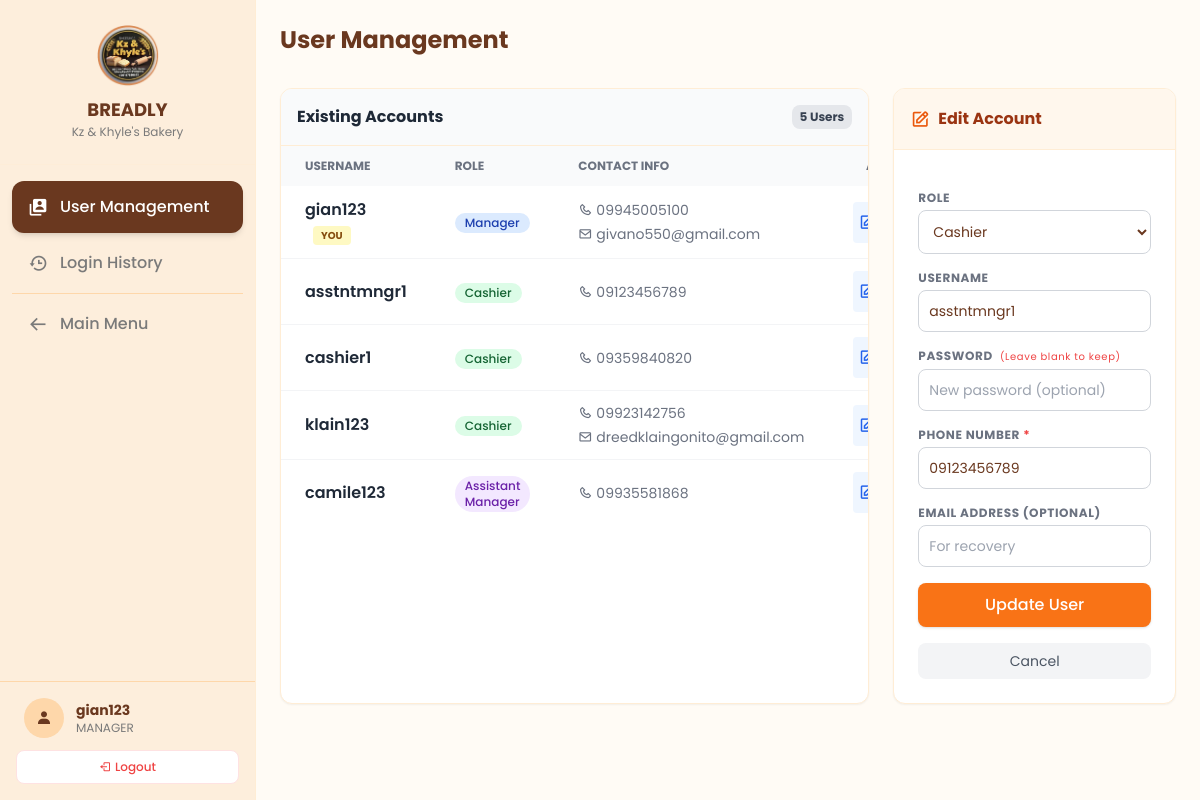
Screenshot of /nav/account_management.php?action=edit&id=6 (signed in) with the database file from the repository.
### tables this page shows
CREATE TABLE `users` (
  `user_id` int(11) NOT NULL,
  `username` varchar(100) NOT NULL,
  `password` varchar(255) DEFAULT NULL,
  `role` enum('manager','cashier','assistant_manager') NOT NULL,
  `email` varchar(150) DEFAULT NULL,
  `phone_number` varchar(11) NOT NULL,
  `enable_daily_report` tinyint(1) NOT NULL DEFAULT 0 COMMENT 'For daily SMS reports',
  `created_at` timestamp NOT NULL DEFAULT current_timestamp()
);

### db_connection.php (called while the page is built, shortened)
<?php
class Database {
    public $conn;
    private function connect() {
        $this->conn = null;
        try {
            $dsn = "mysql:host=" . DB_HOST . ";dbname=" . DB_NAME . ";charset=utf8mb4";
            $options = [
                PDO::ATTR_ERRMODE => PDO::ERRMODE_EXCEPTION,
                PDO::ATTR_DEFAULT_FETCH_MODE => PDO::FETCH_ASSOC,
                PDO::ATTR_EMULATE_PREPARES => false,
            ];
            $this->conn = new PDO($dsn, DB_USER, DB_PASS, $options);
            $this->conn->exec("SET time_zone = '+08:00';");
        } catch (PDOException $e) {
            error_log("Database Connection Failed: " . $e->getMessage());
            die("Database Connection Error. Check error logs.");
        }
    }
    public function getConnection() {
        return $this->conn;
    }
}
?>

### src/AbstractManager.php (called while the page is built, shortened)
<?php
require_once '../db_connection.php';
abstract class AbstractManager {
    public function __construct() {
        $db = new Database();
        $this->conn = $db->getConnection();
    }
}
?>

### src/UserManager.php (called while the page is built, shortened)
<?php
require_once 'AbstractManager.php';
class UserManager extends AbstractManager implements ListableData {
    public function getAllUsers() {
        try {
            $stmt = $this->conn->prepare("CALL AdminGetAllUsers()");
            $stmt->execute();
            return $stmt->fetchAll(PDO::FETCH_ASSOC);
        } catch (PDOException $e) {
            error_log("Get Users Error: " . $e->getMessage());
            return [];
        }
    }
    public function getUserById($user_id) {
        try {
            $stmt = $this->conn->prepare("CALL UserFindById(?)");
            $stmt->execute([$user_id]);
            return $stmt->fetch(PDO::FETCH_ASSOC);
        } catch (PDOException $e) {
            return null;
        }
    }
}
?>

### nav/account_management.php (the view, shortened to what this page needs)
<?php
require_once '../src/UserManager.php';
$userManager = new UserManager();
$current_role = $_SESSION["role"];
$is_edit = false;
$edit_data = [];
if (isset($_GET['action']) && $_GET['action'] === 'edit' && isset($_GET['id'])) {
    $is_edit = true;
    $edit_user_id = intval($_GET['id']);
    $edit_data = $userManager->getUserById($edit_user_id);
}
$users = $userManager->getAllUsers();
?>
<!DOCTYPE html>
<html lang="en">
<head>
    <link href='https://unpkg.com/boxicons@2.1.4/css/boxicons.min.css' rel='stylesheet'>
    <script src="https://cdn.tailwindcss.com"></script>
</head>
<body class="bg-breadly-bg text-breadly-dark font-sans h-screen flex overflow-hidden selection:bg-orange-200">
    <aside class="hidden lg:flex w-64 flex-col bg-breadly-sidebar h-full border-r border-orange-100 shrink-0 transition-all duration-300" id="sidebar">
        <div class="p-6 text-center border-b border-orange-100/50">
            <img src="../images/kzklogo.png" alt="BREADLY Logo" class="w-16 mx-auto mb-2">
            <h5 class="font-bold text-lg text-breadly-dark">BREADLY</h5>
            <p class="text-xs text-breadly-secondary">Kz & Khyle's Bakery</p>
        </div>
        <nav class="flex-1 overflow-y-auto py-4 px-3 space-y-1">
            <a href="account_management.php" class="flex items-center gap-3 px-4 py-3 rounded-xl transition-colors bg-breadly-dark text-white shadow-md">
                <i class='bx bxs-user-account text-xl'></i><span class="font-medium">User Management</span>
            </a>
            <a href="login_history.php" class="flex items-center gap-3 px-4 py-3 rounded-xl transition-colors text-breadly-secondary hover:bg-orange-100 hover:text-breadly-dark">
                <i class='bx bx-history text-xl'></i><span class="font-medium">Login History</span>
            </a>
            <div class="my-4 border-t border-orange-200"></div>
            <a href="../index.php" class="flex items-center gap-3 px-4 py-3 rounded-xl text-breadly-secondary hover:bg-orange-100 hover:text-breadly-dark transition-colors">
                <i class='bx bx-arrow-back text-xl'></i><span class="font-medium">Main Menu</span>
            </a>
        </nav>
        <div class="p-4 border-t border-orange-200">
            <div class="flex items-center gap-3 px-2 mb-3">
                <div class="w-10 h-10 rounded-full bg-orange-200 flex items-center justify-center text-breadly-dark font-bold"><i class='bx bxs-user'></i></div>
                <div class="flex-1 min-w-0">
                    <p class="text-sm font-bold text-breadly-dark truncate"><?php echo htmlspecialchars($_SESSION['username']); ?></p>
                    <p class="text-xs text-breadly-secondary uppercase"><?php echo str_replace('_', ' ', $current_role); ?></p>
                </div>
            </div>
            <a href="logout.php" class="flex items-center justify-center gap-1 py-2 text-xs font-medium text-red-500 bg-white border border-red-100 rounded-lg hover:bg-red-50 transition-colors">
                <i class='bx bx-log-out'></i> Logout
            </a>
        </div>
    </aside>
    <main class="flex-1 flex flex-col h-full overflow-hidden relative w-full">
        <div class="p-6 pb-2 flex flex-col md:flex-row md:items-center justify-between gap-4 bg-breadly-bg z-10">
            <div class="flex items-center gap-3">
                <h1 class="text-2xl font-bold text-breadly-dark">User Management</h1>
            </div>
        </div>
        <div class="flex-1 overflow-y-auto p-6 pb-20">
            <div class="grid grid-cols-1 lg:grid-cols-3 gap-6">
                <div class="lg:col-span-2">
                    <div class="bg-white rounded-xl shadow-sm border border-orange-100 overflow-hidden h-full flex flex-col">
                        <div class="p-4 border-b border-orange-100 flex justify-between items-center bg-gray-50">
                            <h5 class="font-bold text-gray-800">Existing Accounts</h5>
                            <span class="bg-gray-200 text-gray-700 px-2 py-1 rounded-lg text-xs font-bold"><?php echo count($users); ?> Users</span>
                        </div>
                        <div class="flex-1 overflow-y-auto p-0">
                            <table class="w-full text-left border-collapse">
                                <thead class="bg-gray-50 text-xs uppercase text-gray-500 font-semibold">
                                    <tr>
                                        <th class="px-6 py-3">Username</th>
                                        <th class="px-6 py-3">Role</th>
                                        <th class="px-6 py-3">Contact Info</th>
                                        <th class="px-6 py-3 text-right">Actions</th>
                                    </tr>
                                </thead>
                                <tbody class="divide-y divide-gray-100">
                                    <?php foreach ($users as $user): ?>
                                    <tr class="hover:bg-gray-50 transition-colors">
                                        <td class="px-6 py-3">
                                            <div class="font-semibold text-gray-800">
                                                <?php echo htmlspecialchars($user['username']); ?>
                                                <?php if($user['user_id'] == $_SESSION['user_id']): ?>
                                                    <span class="ml-2 inline-flex items-center px-2 py-0.5 rounded text-[10px] font-bold bg-yellow-100 text-yellow-800">YOU</span>
                                                <?php endif; ?>
                                            </div>
                                        </td>
                                        <td class="px-6 py-3">
                                            <?php
                                                $badgeClass = 'bg-gray-100 text-gray-800';
                                                if ($user['role'] == 'manager') $badgeClass = 'bg-blue-100 text-blue-800';
                                                if ($user['role'] == 'assistant_manager') $badgeClass = 'bg-purple-100 text-purple-800';
                                                if ($user['role'] == 'cashier') $badgeClass = 'bg-green-100 text-green-800';
                                            ?>
                                            <span class="inline-flex items-center px-2.5 py-0.5 rounded-full text-xs font-medium <?php echo $badgeClass; ?>">
                                                <?php echo ucwords(str_replace('_', ' ', $user['role'])); ?>
                                            </span>
                                        </td>
                                        <td class="px-6 py-3 text-sm text-gray-500 space-y-1">
                                            <?php if(!empty($user['phone_number'])): ?>
                                                <div class="flex items-center gap-1"><i class='bx bx-phone'></i> <?php echo htmlspecialchars($user['phone_number']); ?></div>
                                            <?php endif; ?>
                                            <?php if(!empty($user['email'])): ?>
                                                <div class="flex items-center gap-1"><i class='bx bx-envelope'></i> <?php echo htmlspecialchars($user['email']); ?></div>
                                            <?php endif; ?>
                                        </td>
                                        <td class="px-6 py-3 text-right">
                                            <?php if($user['user_id'] != $_SESSION['user_id']): ?>
                                                <div class="flex justify-end gap-2">
                                                    <a href="account_management.php?action=edit&id=<?php echo $user['user_id']; ?>" class="p-1.5 text-blue-600 bg-blue-50 rounded hover:bg-blue-100 transition-colors" title="Edit">
                                                        <i class='bx bx-edit text-lg'></i>
                                                    </a>
                                                </div>
                                            <?php else: ?>
                                                <div class="flex justify-end gap-2">
                                                    <a href="account_management.php?action=edit&id=<?php echo $user['user_id']; ?>" class="p-1.5 text-blue-600 bg-blue-50 rounded hover:bg-blue-100 transition-colors" title="Edit">
                                                        <i class='bx bx-edit text-lg'></i>
                                                    </a>
                                                </div>
                                            <?php endif; ?>
                                        </td>
                                    </tr>
                                    <?php endforeach; ?>
                                </tbody>
                            </table>
                        </div>
                    </div>
                </div>
                <div class="lg:col-span-1">
                    <div class="bg-white rounded-xl shadow-sm border border-orange-100 overflow-hidden sticky top-4">
                        <div class="p-4 border-b border-orange-100 <?php echo $is_edit ? 'bg-orange-50' : 'bg-blue-50'; ?> flex items-center gap-2">
                            <i class='bx <?php echo $is_edit ? 'bx-edit text-orange-600' : 'bx-user-plus text-blue-600'; ?> text-xl'></i>
                            <h5 class="font-bold <?php echo $is_edit ? 'text-orange-800' : 'text-blue-800'; ?>">
                                <?php echo $is_edit ? 'Edit Account' : 'Create Account'; ?>
                            </h5>
                        </div>
                        <div class="p-6">
                            <form action="account_management.php" method="POST" class="space-y-4">
                                <div>
                                    <label class="block text-xs font-bold text-gray-500 mb-1 uppercase tracking-wider">Role</label>
                                    <select name="role" required class="w-full p-2.5 bg-white border border-gray-300 rounded-lg text-sm focus:ring-2 focus:ring-breadly-btn outline-none">
                                        <option value="cashier" <?php if($is_edit && $edit_data['role'] == 'cashier') echo 'selected'; ?>>Cashier</option>
                                    </select>
                                </div>
                                <div>
                                    <label class="block text-xs font-bold text-gray-500 mb-1 uppercase tracking-wider">Username</label>
                                    <input type="text" name="username"
                                           value="<?php echo $is_edit ? htmlspecialchars($edit_data['username']) : ''; ?>"
                                           placeholder="e.g. juan123" required
                                           class="w-full p-2.5 bg-white border border-gray-300 rounded-lg text-sm focus:ring-2 focus:ring-breadly-btn outline-none">
                                </div>
                                <div>
                                    <label class="block text-xs font-bold text-gray-500 mb-1 uppercase tracking-wider">
                                        Password <?php if($is_edit) echo '<span class="text-red-500 font-normal normal-case text-[10px] ml-1">(Leave blank to keep)</span>'; ?>
                                    </label>
                                    <input type="password" name="password"
                                           placeholder="<?php echo $is_edit ? 'New password (optional)' : 'Strong password'; ?>"
                                           <?php echo $is_edit ? '' : 'required'; ?>
                                           class="w-full p-2.5 bg-white border border-gray-300 rounded-lg text-sm focus:ring-2 focus:ring-breadly-btn outline-none">
                                </div>
                                <div>
                                    <label class="block text-xs font-bold text-gray-500 mb-1 uppercase tracking-wider">Phone Number <span class="text-red-500">*</span></label>
                                    <input type="text" name="phone"
                                           value="<?php echo $is_edit ? htmlspecialchars($edit_data['phone_number']) : ''; ?>"
                                           placeholder="0917..." maxlength="11" required
                                           class="w-full p-2.5 bg-white border border-gray-300 rounded-lg text-sm focus:ring-2 focus:ring-breadly-btn outline-none">
                                </div>
                                <div>
                                    <label class="block text-xs font-bold text-gray-500 mb-1 uppercase tracking-wider">Email Address (Optional)</label>
                                    <input type="email" name="email"
                                           value="<?php echo $is_edit ? htmlspecialchars($edit_data['email']) : ''; ?>"
                                           placeholder="For recovery"
                                           class="w-full p-2.5 bg-white border border-gray-300 rounded-lg text-sm focus:ring-2 focus:ring-breadly-btn outline-none">
                                </div>
                                <button type="submit" class="w-full py-2.5 text-white font-medium rounded-lg shadow transition-colors mt-2 <?php echo $is_edit ? 'bg-orange-500 hover:bg-orange-600' : 'bg-blue-600 hover:bg-blue-700'; ?>">
                                    <?php echo $is_edit ? 'Update User' : 'Create User'; ?>
                                </button>
                                <?php if($is_edit): ?>
                                    <a href="account_management.php" class="block w-full text-center py-2 text-gray-600 bg-gray-100 rounded-lg hover:bg-gray-200 text-sm transition-colors">Cancel</a>
                                <?php endif; ?>
                            </form>
                        </div>
                    </div>
                </div>
            </div>
        </div>
    </main>
</body>
</html>

### rows the page displays
users: username "gian123", shows "YOU", role "Manager", phone_number "09945005100", email "givano550@gmail.com"
users: username "asstntmngr1", role "Cashier", phone_number "09123456789", phone "09123456789"
users: username "cashier1", role "Cashier", phone_number "09359840820"
users: username "klain123", role "Cashier", phone_number "09923142756", email "dreedklaingonito@gmail.com"
users: username "camile123", role "Assistant Manager", phone_number "09935581868"

### other values shown
$_SESSION['username'] "gian123"
str_replace('_', ' ', $current_role) "MANAGER"
count($users) "5"
